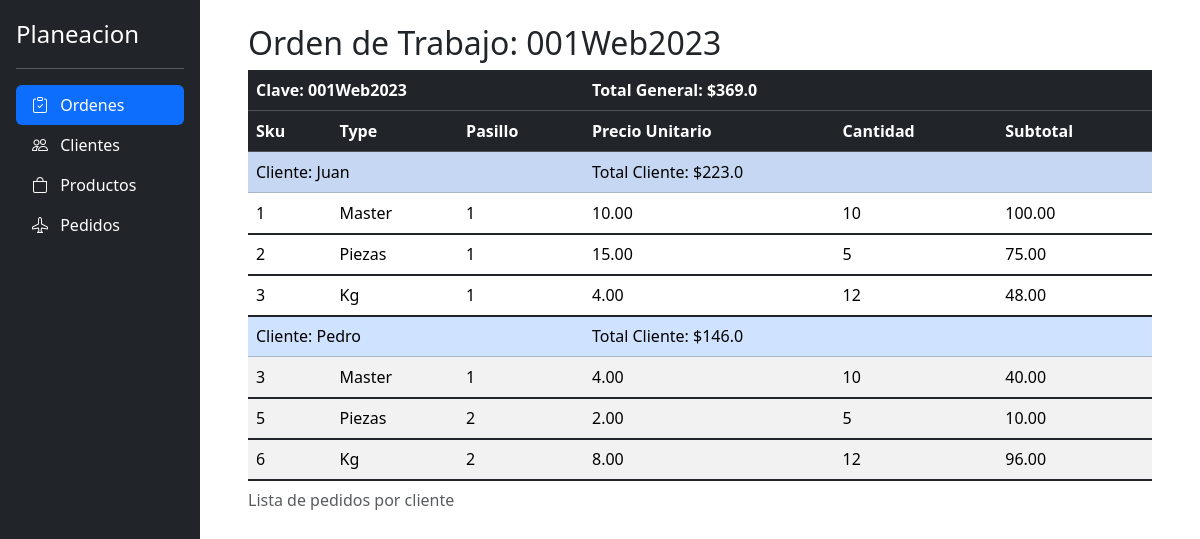
Page /planeacion/001Web2023/ on the committed database.
### planeacion/data/database/entities/PlaneacionEntity.py (models this page shows, shortened)
class Planeacion(models.Model):
    class Status(models.TextChoices):
        PENDIENTE = "Pendiente", "Pendiente"
        EN_PROCESO = "En proceso", "En proceso"
        ENTREGADO = "Entregado", "Entregado"
    clave = models.CharField(max_length=15)
    status = models.CharField(choices= Status.choices, max_length = 15)

### planeacion/data/database/entities/ClienteEntity.py (models this page shows, shortened)
class Cliente(models.Model):
    nombre = models.CharField(max_length=50)

### planeacion/data/database/entities/PedidoEntity.py (models this page shows, shortened)
class Pedido(models.Model):
    class Types(models.TextChoices):
        MASTER = "Master", "Master"
        PZAS = "Piezas", "Piezas"
        KILOS = "Kg", "Kilogramos"
    cliente = models.ForeignKey(Cliente, on_delete=models.CASCADE)
    producto = models.ForeignKey(Producto, on_delete=models.SET_NULL, null = True)
    cantidad = models.IntegerField()
    ubicacion = models.IntegerField()
    zona = models.IntegerField()
    type = models.CharField(choices= Types.choices, max_length = 15)
    planeacion = models.ForeignKey(Planeacion, on_delete= models.SET_NULL, null = True)

### planeacion/data/database/entities/ProductoEntity.py (models this page shows, shortened)
class Producto(models.Model):
    sku = models.CharField(max_length=50, primary_key = True, unique = True)
    pasillo = models.IntegerField(null=False)
    precio = models.DecimalField(max_digits=10, decimal_places=2)

### planeacion/ui/views.py (the view)
# urls.py: path("planeacion/<str:planeacion_clave>/", views.detallePlaneacion, name="detalle-planeacion"),
def detallePlaneacion(request, planeacion_clave):
    planeacion:Planeacion = PlaneacionUseCases.obtenerPlaneacionPorClaveUseCase(planeacion_clave).contenido
    pedidos = PedidoUseCases.obtenerPedidosConPlaneacionUseCase(planeacion.id).contenido
    clientesTemp = []
    clientes:list[Cliente]  = []
    for pedido in pedidos:
        nombre_cliente = pedido.cliente.nombre
        sku = pedido.producto.sku
        cantidad = pedido.cantidad
        precio = pedido.producto.precio
        subtotal = cantidad * precio
        pasillo = pedido.producto.pasillo
        tipo = pedido.type
        if( nombre_cliente not in clientesTemp):
            clientes.append(Cliente(nombre= nombre_cliente, total=0.00, resumenes = []))
            clientesTemp.append(nombre_cliente)
            for c in clientes:
                if (c.nombre == nombre_cliente):
                    c.addResumen(Resumen(sku, cantidad, precio, pasillo, tipo, subtotal))
        else:
            for c in clientes:
                if (c.nombre == nombre_cliente):
                    c.addResumen(Resumen(sku, cantidad, precio, pasillo, tipo, subtotal))
    for cliente in clientes:
        for resumen in cliente.resumenes:
            cliente.sumaTotal(float(resumen.subtotal))
    total_general =0.00
    for cliente in clientes:
        total_general += cliente.total
    context = {
        "planeacion" : planeacion,
        "resumen_clientes": clientes,
        "total_general": total_general
    }
    return render(request, "planeacion/planeacion-detalle.html", context)

### planeacion/data/database/dao/PedidoDao.py (called while the page is built)
    @staticmethod
    def obtenerPedidosConPlaneacion(planeacion_id):
        return Pedido.objects.filter(planeacion__id = planeacion_id)

### planeacion/data/database/dao/PlaneacionDao.py (called while the page is built)
    @staticmethod
    def obtenerPlaneacionPorClave(clave):
        return Planeacion.objects.get(clave=clave)

### planeacion/data/repository/PedidoRepository.py (called while the page is built)
    @staticmethod
    def obtenerPedidosConPlaneacionDeBD(planeacion_id):
        return PedidoDao.obtenerPedidosConPlaneacion(planeacion_id=planeacion_id)

### planeacion/data/repository/PlaneacionRepository.py (called while the page is built)
    @staticmethod
    def obtenerPlaneacionPorClaveDeBD(clave):
        response:list[Planeacion] = PlaneacionDao.obtenerPlaneacionPorClave(clave)
        return response

### planeacion/domain/PedidoUseCases.py (called while the page is built)
    @staticmethod
    def obtenerPedidosConPlaneacionUseCase(planeacion_id) -> list[Pedido]:
        respuesta: RespuestaOperacion = RespuestaOperacion()
        try:
            respuesta.contenido: Pedido = PedidoRepository.obtenerPedidosConPlaneacionDeBD(planeacion_id=planeacion_id)
        except Pedido.DoesNotExist as error:
            print("ERROR:obtenerPedidosConPlaneacionUseCase: ", error)
            respuesta.error = True
            respuesta.mensaje = "No hay registros"
            respuesta.contenido = []
        except Exception as error:
            print("ERROR:obtenerPedidosConPlaneacionUseCase: ", error)
            respuesta.error = True
            respuesta.mensaje = "Ha ocurrido un error en el sistema"
            respuesta.contenido = []
        return respuesta

### planeacion/domain/PlaneacionUseCases.py (called while the page is built)
    @staticmethod
    def obtenerPlaneacionPorClaveUseCase(clave) -> Planeacion:
        respuesta: RespuestaOperacion = RespuestaOperacion()
        try:
            respuesta.contenido: list[Planeacion] = PlaneacionRepository.obtenerPlaneacionPorClaveDeBD(clave)
        except Planeacion.DoesNotExist as error:
            print("ERROR:obtenerPlaneacionPorClaveUseCase: ", error)
            respuesta.error = True
            respuesta.mensaje = "No hay registros"
            respuesta.contenido = []
        except Exception as error:
            print("ERROR:obtenerPlaneacionPorClaveUseCase: ", error)
            respuesta.error = True
            respuesta.mensaje = "Ha ocurrido un error en el sistema"
            respuesta.contenido = []
        return respuesta

### planeacion/ui/views.py (called while the page is built)
    def addResumen(self, resumen):
        self.resumenes.append(resumen)

    def sumaTotal(self, cantidad):
        self.total += cantidad

### planeacion/ui/templates/planeacion/planeacion-detalle.html (shortened to what this page needs)
{% extends 'planeacion/base/base_site.html' %}
{% block main_content %}
  <h2>Orden de Trabajo: {{planeacion.clave}} </h2>
  <table class="table table-striped align-middle">
    <caption>Lista de pedidos por cliente</caption>
    <thead  class="table-dark">
      <tr>
        <th scope="col" colspan="3">Clave: {{planeacion.clave}}</th>
        <th scope="col" colspan="3">Total General: ${{total_general}}</th>
      </tr>
      <tr>
        <th scope="col">Sku</th>
        <th scope="col">Type</th>
        <th scope="col">Pasillo</th>
        <th scope="col">Precio Unitario</th>
        <th scope="col">Cantidad</th>
        <th scope="col">Subtotal</th>
      </tr>
    </thead>
    <tbody>
      {% if resumen_clientes %}
        {% for cliente in resumen_clientes %}
        <tr class="table-primary">
          <td colspan="3">
            Cliente: {{cliente.nombre}}
          </td>
          <td colspan="3">
            Total Cliente: ${{cliente.total}}
          </td>
        </tr>
          {% for resumen in cliente.resumenes %}
          <tr>
            <td>{{resumen.sku}}</td>
            <td>{{resumen.tipo}}</td>
            <td>{{resumen.pasillo}}</td>
            <td>{{resumen.precio}}</td>
            <td>{{resumen.cantidad}}</td>
            <td>{{resumen.subtotal}}</td>
          </tr>
          {% endfor %}
        {% endfor %}
      {% else %}
        <tr>
          <td colspan="6" class="text-center">
            <h5>No hay pedidosregistrados</h5>
          </td>
        </tr>
      {% endif %}
    </tbody>
  </table>
{% endblock %}

### rows in the picture
Planeacion: clave "001Web2023"
Cliente: nombre "Juan"
Pedido: tipo "Master"
Producto: precio "10.00"
Pedido: tipo "Piezas"
Producto: precio "15.00"
Pedido: tipo "Kg"
Producto: precio "4.00" "4.00"
Cliente: nombre "Pedro"
Pedido: tipo "Master", sku "5", tipo "Piezas", pasillo "2", precio "2.00", cantidad "5", subtotal "10.00"
Pedido: tipo "Kg"
Producto: precio "8.00"

### other values in the picture
{{ total_general }} "369.0"
{{ cliente.total }} "223.0" "146.0"
{{ resumen.sku }} "1" "2" "3" "3" "6"
{{ resumen.pasillo }} "1" "1" "1" "1" "2"
{{ resumen.cantidad }} "10" "5" "12" "10" "12"
{{ resumen.subtotal }} "100.00" "75.00" "48.00" "40.00" "96.00"
